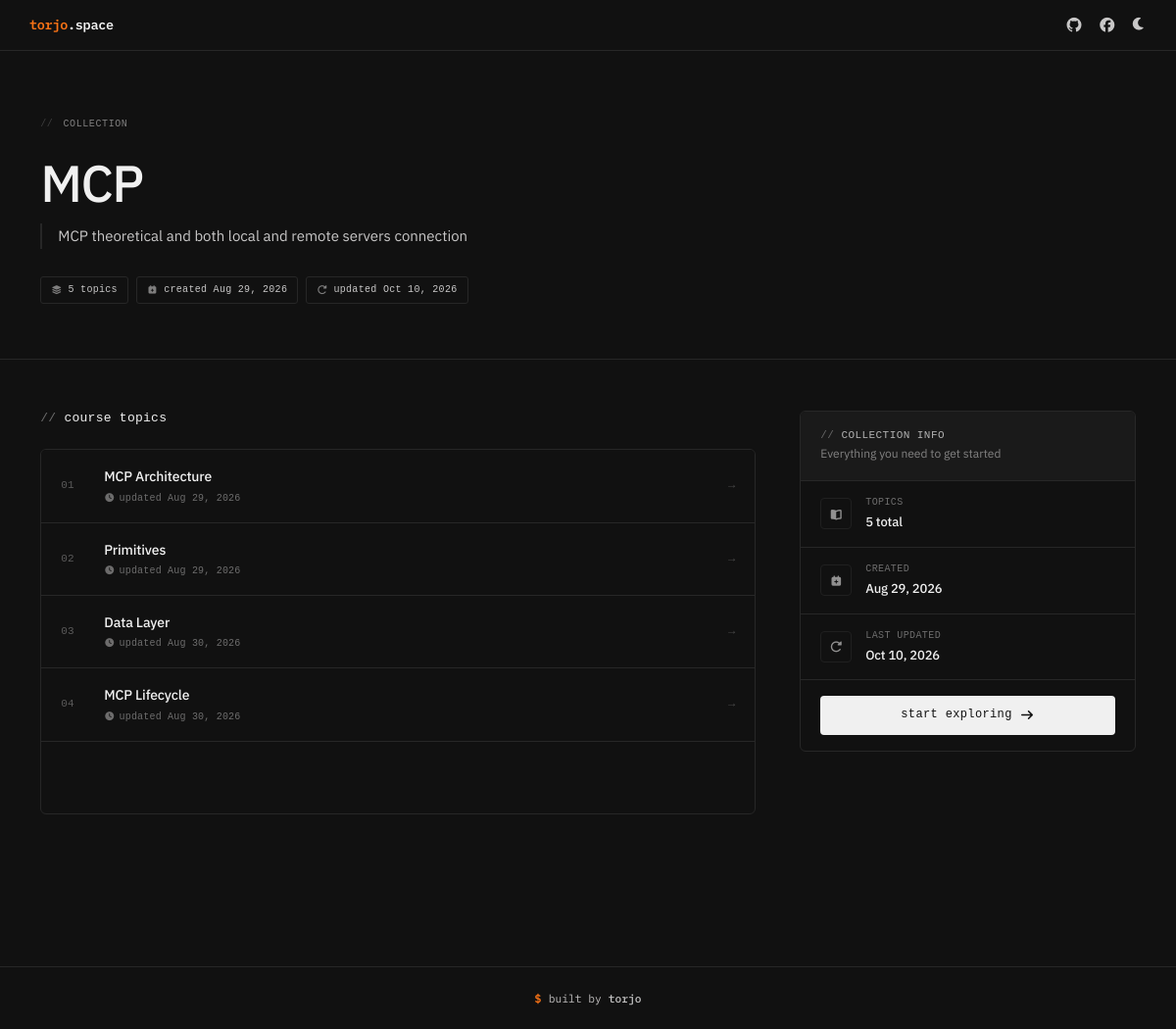
The page /collection/mcp/ on the database its author committed.
### doc/models.py (models this page shows, shortened)
class Collection(models.Model):
    title = models.CharField(max_length=200)
    slug = models.SlugField(unique=True, blank=True)
    description = models.TextField()
    created_by = models.ForeignKey(User, on_delete=models.CASCADE)
    created_at = models.DateTimeField(auto_now_add=True)
    updated_at = models.DateTimeField(auto_now=True)
    is_published = models.BooleanField(default=False)
    bg = models.ImageField(upload_to='collection_backgrounds/', blank=True, null=True)
    class Meta:
        ordering = ['-created_at']
    def __str__(self):
        return self.title

class Topic(models.Model):
    collection = models.ForeignKey(Collection, on_delete=models.CASCADE, related_name='topics')
    title = models.CharField(max_length=200)
    slug = models.SlugField(blank=True)
    order = models.PositiveIntegerField(default=0)
    group = models.CharField(max_length=100, blank=True, null=True)
    created_at = models.DateTimeField(auto_now_add=True)
    updated_at = models.DateTimeField(auto_now=True)
    class Meta:
        ordering = ['order', 'created_at']
        unique_together = ['collection', 'slug']

### doc/views.py (the view)
# urls.py: path('collection/<slug:slug>/', views.collection_detail, name='collection_detail'),
def collection_detail(request, slug):
    collection = Collection.objects.get(slug=slug)
    print('collection:', collection)
    topics = collection.topics.all()
    return render(request, 'doc/collection_detail.html', {'collection': collection, 'topics': topics})

### doc/templates/doc/collection_detail.html (shortened to what this page needs)
{% extends 'doc/base.html' %}
{% block content %}
{% load static %}
<section class="collection-hero">
    <div class="container">
        <div class="hero-eyebrow">collection</div>
        <h1>{{ collection.title }}</h1>
        <p class="hero-desc">{{ collection.description }}</p>
        <div class="hero-meta">
            <span class="meta-chip"><i class="fas fa-layer-group"></i> {{ topics.count }} topics</span>
            <span class="meta-chip"><i class="fas fa-calendar-plus"></i>
                created {{ collection.created_at|date:"M d, Y" }}</span>
            <span class="meta-chip"><i class="fas fa-rotate-right"></i>
                updated {{ collection.updated_at|date:"M d, Y" }}
            </span>
        </div>
    </div>
</section>
<section class="content-section">
    <div class="container">
        <div class="row g-5">
            <div class="col-lg-8">
                <div class="section-label fade-up">
                    <h3>course topics</h3>
                </div>
                {% if topics %}
                <div class="topic-list">
                    {% for topic in topics %}
                    <a href="{% url 'topic_detail' topic.id %}" class="topic-card fade-up">
                        <span class="topic-num">{{ forloop.counter|stringformat:"02d" }}</span>
                        <div class="topic-info">
                            <div class="topic-title">{{ topic.title }}</div>
                            <div class="topic-date">
                                <i class="fas fa-clock"></i>updated {{ topic.updated_at|date:"M d, Y" }}
                            </div>
                        </div>
                        <span class="topic-arrow">→</span>
                    </a>
                    {% endfor %}
                </div>
                {% else %}
                <div class="empty-state fade-up">
                    <p>no topics available yet in this collection</p>
                </div>
                {% endif %}
            </div>
            <div class="col-lg-4 fade-up">
                <div class="sidebar-card">
                    <div class="sidebar-header">
                        <h5>collection info</h5>
                        <p>Everything you need to get started</p>
                    </div>
                    <div class="sidebar-body">
                        <div class="stat-row">
                            <div class="stat-icon"><i class="fas fa-book-open"></i></div>
                            <div>
                                <div class="stat-label">topics</div>
                                <div class="stat-value">{{ topics.count }} total</div>
                            </div>
                        </div>
                        <div class="stat-row">
                            <div class="stat-icon"><i class="fas fa-calendar-plus"></i></div>
                            <div>
                                <div class="stat-label">created</div>
                                <div class="stat-value">{{ collection.created_at|date:"M d, Y" }}</div>
                            </div>
                        </div>
                        <div class="stat-row">
                            <div class="stat-icon"><i class="fas fa-rotate-right"></i></div>
                            <div>
                                <div class="stat-label">last updated</div>
                                <div class="stat-value">{{ collection.updated_at|date:"M d, Y" }}</div>
                            </div>
                        </div>
                    </div>
                    <div class="sidebar-footer">
                        {% if topics %}
                        <a href="{% url 'topic_detail' topics.0.id %}" class="start-btn">
                            start exploring <i class="fas fa-arrow-right"></i>
                        </a>
                        {% else %}
                        <button class="start-btn" disabled>no topics yet</button>
                        {% endif %}
                    </div>
                </div>
            </div>
        </div>
    </div>
</section>
{% endblock %}

### doc/templates/doc/base.html (style rules this page uses)
:root { --accent: #f97316; --accent-dim: rgba(249, 115, 22, 0.12); --text-primary: #f0f0f0; --text-secondary: #c8c7c7; --text-muted: #bfbdbd; --bg: #111111; --bg-secondary: #1a1a1a; --border: #272727; --border-strong: #383838; --mono: 'IBM Plex Mono', monospace; --sans: 'IBM Plex Sans', sans-serif; }
*, *::before, *::after { box-sizing: border-box; }
html, body { font-family: var(--sans); background-color: var(--bg); color: var(--text-primary); transition: background-color 0.2s, color 0.2s; font-size: 15px; line-height: 1.6; -webkit-font-smoothing: antialiased; }
a { color: inherit; }

### rows shown on the page
Collection: title "MCP", description "MCP theoretical and both local and remote servers connection", count "5", created_at "Aug 29, 2026", updated_at "Oct 10, 2026"
Topic: title "MCP Architecture", updated_at "Aug 29, 2026"
Topic: title "Primitives", updated_at "Aug 29, 2026"
Topic: title "Data Layer", updated_at "Aug 30, 2026"
Topic: title "MCP Lifecycle", updated_at "Aug 30, 2026"

### other values the page prints
{{ topics.count }} "5"
